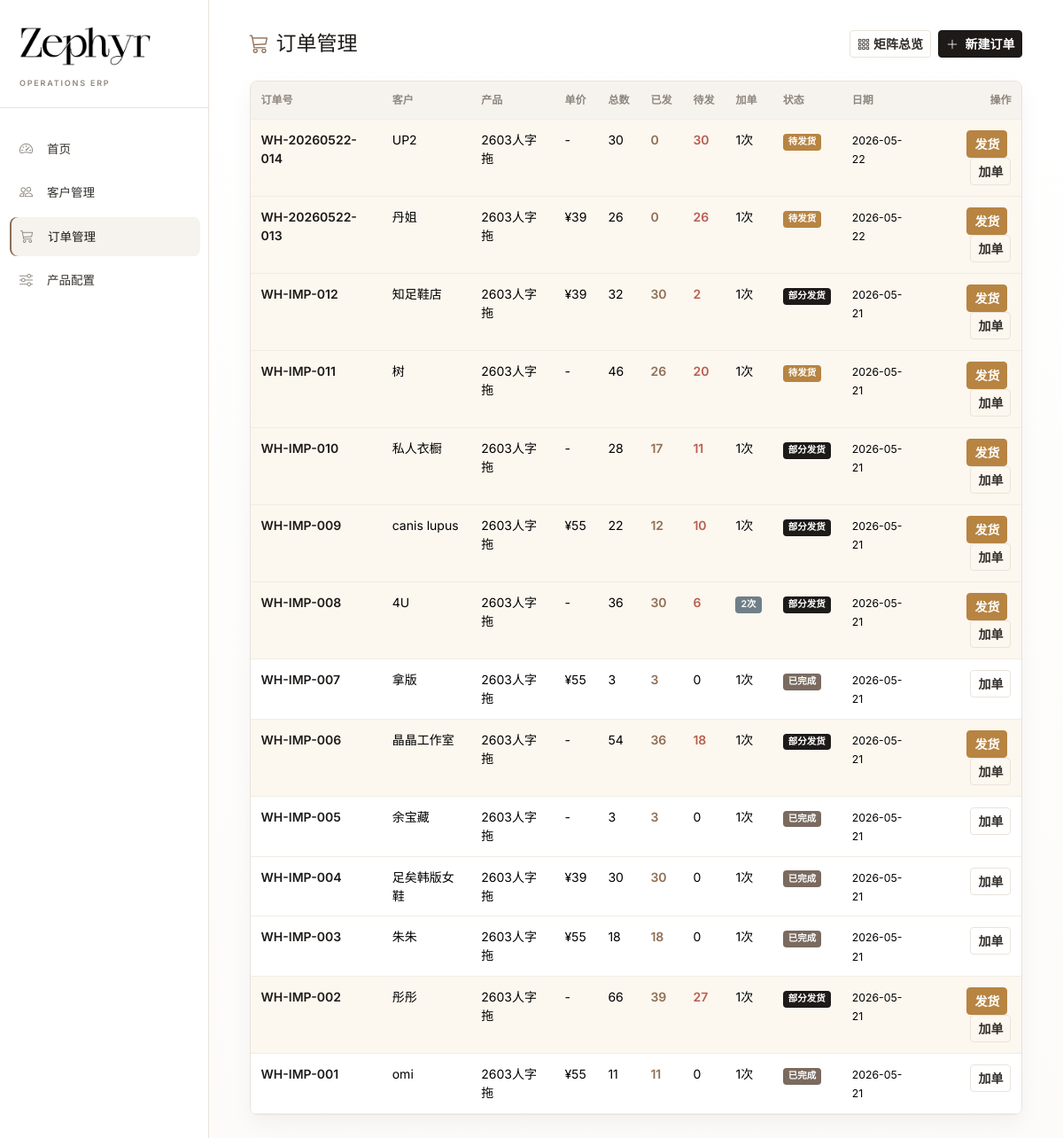
The page /orders on the database as committed earlier.
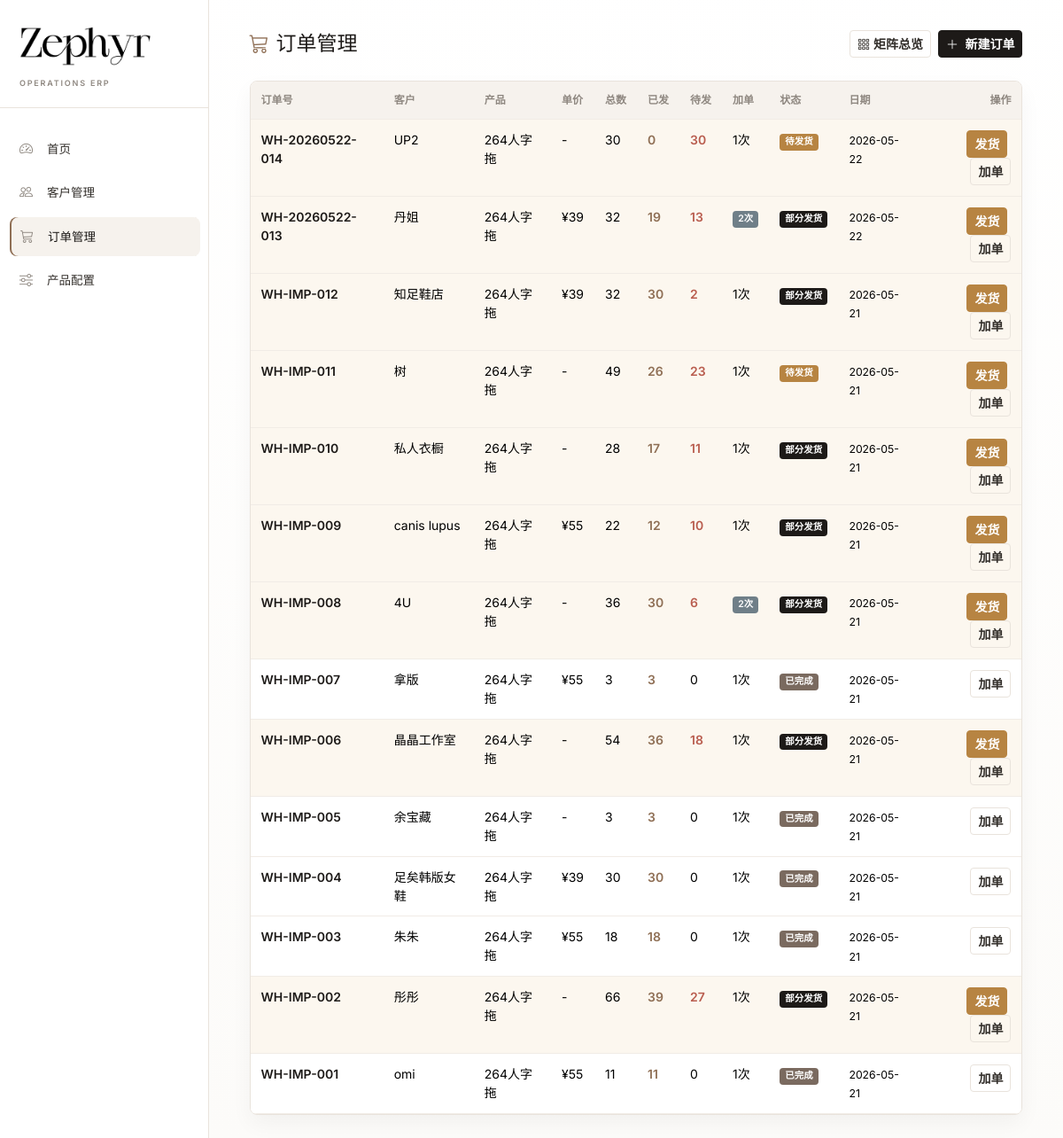
The same page on the database as committed later.
### models.py (models this page shows, shortened)
class Order(db.Model):
    __tablename__ = 'orders'
    id = db.Column(db.Integer, primary_key=True)
    customer_id = db.Column(db.Integer, db.ForeignKey('customers.id'), nullable=False)
    product_id = db.Column(db.Integer, db.ForeignKey('products.id'), nullable=False)
    order_number = db.Column(db.String(50), unique=True, nullable=False)
    unit_price = db.Column(db.Float, default=0.0)
    total_qty = db.Column(db.Integer, default=0)
    total_shipped = db.Column(db.Integer, default=0)
    status = db.Column(db.String(20), default='pending')  # pending / partial / completed
    notes = db.Column(db.Text, default='')
    created_at = db.Column(db.DateTime, default=datetime.utcnow)
    updated_at = db.Column(db.DateTime, default=datetime.utcnow, onupdate=datetime.utcnow)
    lines = db.relationship('OrderLine', backref='order', lazy='dynamic',
                            cascade='all, delete-orphan')
    shipments = db.relationship('Shipment', backref='order', lazy='dynamic',
                                cascade='all, delete-orphan')
    @property
    def total_pending(self):
        return self.total_qty - self.total_shipped
    @property
    def batch_count(self):
        batches = set(line.batch for line in self.lines.all())
        return len(batches)

class Product(db.Model):
    __tablename__ = 'products'
    id = db.Column(db.Integer, primary_key=True)
    name = db.Column(db.String(100), unique=True, nullable=False)  # 如: 2603人字拖
    image = db.Column(db.String(255), default='')
    is_active = db.Column(db.Boolean, default=True)
    created_at = db.Column(db.DateTime, default=datetime.utcnow)
    colors = db.relationship('ProductColor', backref='product', lazy='dynamic',
                             cascade='all, delete-orphan')
    sizes = db.relationship('ProductSize', backref='product', lazy='dynamic',
                            cascade='all, delete-orphan')
    orders = db.relationship('Order', backref='product', lazy='dynamic')

class Customer(db.Model):
    __tablename__ = 'customers'
    id = db.Column(db.Integer, primary_key=True)
    name = db.Column(db.String(100), unique=True, nullable=False)
    unit_price = db.Column(db.Float, default=0.0)
    notes = db.Column(db.Text, default='')
    created_at = db.Column(db.DateTime, default=datetime.utcnow)
    orders = db.relationship('Order', backref='customer', lazy='dynamic')

class OrderLine(db.Model):
    __tablename__ = 'order_lines'
    id = db.Column(db.Integer, primary_key=True)
    order_id = db.Column(db.Integer, db.ForeignKey('orders.id'), nullable=False)
    batch = db.Column(db.Integer, default=1)  # 批次号：1=首批,2=第一次加单...
    color = db.Column(db.String(50), nullable=False)
    size = db.Column(db.String(10), nullable=False)
    qty = db.Column(db.Integer, default=0)  # 本批次订购数量
    shipped_qty = db.Column(db.Integer, default=0)  # 累计已发
    created_at = db.Column(db.DateTime, default=datetime.utcnow)
    @property
    def pending_qty(self):
        return self.qty - self.shipped_qty

### app.py (the view)
@app.route('/orders')
def order_list():
    orders = Order.query.order_by(Order.created_at.desc()).all()
    product = Product.query.filter_by(is_active=True).first()
    colors = []
    sizes = []
    shipped_matrix = {}
    pending_matrix = {}
    order_matrix = {}
    if product:
        colors = product.colors.order_by(ProductColor.sort_order).all()
        sizes = product.sizes.order_by(ProductSize.sort_order).all()
    for o in orders:
        for line in o.lines.all():
            cs = shipped_matrix.setdefault(line.color, {})
            cs[line.size] = cs.get(line.size, 0) + line.shipped_qty
            cp = pending_matrix.setdefault(line.color, {})
            cp[line.size] = cp.get(line.size, 0) + line.pending_qty
            co = order_matrix.setdefault(line.color, {})
            co[line.size] = co.get(line.size, 0) + line.qty
    total_shipped = sum(sum(v.values()) for v in shipped_matrix.values())
    total_pending = sum(sum(v.values()) for v in pending_matrix.values())
    total_qty = sum(sum(v.values()) for v in order_matrix.values())
    return render_template('orders.html', orders=orders,
                           colors=colors, sizes=sizes,
                           shipped_matrix=shipped_matrix,
                           pending_matrix=pending_matrix,
                           order_matrix=order_matrix,
                           total_shipped=total_shipped,
                           total_pending=total_pending,
                           total_qty=total_qty)

### templates/orders.html (shortened to what this page needs)
{% extends "base.html" %}
{% block content %}
<div class="d-flex justify-content-between align-items-center mb-3">
    <h4 class="mb-0"><i class="bi bi-cart3 me-2"></i>订单管理</h4>
    <div>
        <button class="btn btn-sm btn-outline-secondary me-1" type="button" data-bs-toggle="collapse" data-bs-target="#ordersMatrix">
            <i class="bi bi-grid-3x3-gap me-1"></i>矩阵总览
        </button>
        <a href="{{ url_for('order_add') }}" class="btn btn-primary btn-sm">
            <i class="bi bi-plus-lg me-1"></i> 新建订单
        </a>
    </div>
</div>
<div class="card">
    <div class="card-body p-0">
        {% if orders %}
        <div class="table-responsive">
            <table class="table table-hover mb-0">
                <thead class="table-light">
                    <tr>
                        <th>订单号</th>
                        <th>客户</th>
                        <th>产品</th>
                        <th>单价</th>
                        <th>总数</th>
                        <th>已发</th>
                        <th>待发</th>
                        <th>加单</th>
                        <th>状态</th>
                        <th>日期</th>
                        <th class="text-end">操作</th>
                    </tr>
                </thead>
                <tbody>
                    {% for o in orders %}
                    <tr class="{{ 'table-warning' if o.total_pending > 0 else '' }}">
                        <td>
                            <a href="{{ url_for('order_detail', order_id=o.id) }}" class="text-decoration-none fw-bold">
                                {{ o.order_number }}
                            </a>
                        </td>
                        <td>{{ o.customer.name }}</td>
                        <td>{{ o.product.name }}</td>
                        <td>{% if o.unit_price %}¥{{ "%.0f"|format(o.unit_price) }}{% else %}-{% endif %}</td>
                        <td>{{ o.total_qty }}</td>
                        <td class="text-success fw-bold">{{ o.total_shipped }}</td>
                        <td class="{{ 'text-danger fw-bold' if o.total_pending > 0 else '' }}">
                            {{ o.total_pending }}
                        </td>
                        <td>
                            {% if o.batch_count > 1 %}
                            <span class="badge bg-info">{{ o.batch_count }}次</span>
                            {% else %}1次{% endif %}
                        </td>
                        <td>
                            {% if o.status == 'completed' %}
                            <span class="badge badge-completed">已完成</span>
                            {% elif o.status == 'partial' %}
                            <span class="badge badge-partial">部分发货</span>
                            {% else %}
                            <span class="badge badge-pending">待发货</span>
                            {% endif %}
                        </td>
                        <td><small>{{ o.created_at.strftime('%Y-%m-%d') }}</small></td>
                        <td class="text-end">
                            {% if o.total_pending > 0 %}
                            <a href="{{ url_for('order_ship', order_id=o.id) }}" class="btn btn-sm btn-warning me-1">发货</a>
                            {% endif %}
                            <a href="{{ url_for('order_add_batch', order_id=o.id) }}" class="btn btn-sm btn-outline-info">加单</a>
                        </td>
                    </tr>
                    {% endfor %}
                </tbody>
            </table>
        </div>
        {% else %}
        <div class="text-center py-5 text-muted">
            <i class="bi bi-cart3 fs-1"></i>
            <p class="mt-2">暂无订单，<a href="{{ url_for('order_add') }}">创建第一个订单</a></p>
        </div>
        {% endif %}
    </div>
</div>
{% endblock %}

Rows that differ between the two databases and show on the page:
changed through a linked row, Order "WH-20260522-014": product.name "2603人字拖" → "264人字拖"
changed Order "WH-20260522-013": product.name "2603人字拖" → "264人字拖"; total_qty "26" → "32"; total_shipped "0" → "19"; total_pending "26" → "13"; batch_count (not shown) → "2"; total_qty "1次" → "次"; status "待发货" → "部分发货"
changed through a linked row, Order "WH-IMP-012": product.name "2603人字拖" → "264人字拖"
changed Order "WH-IMP-011": product.name "2603人字拖" → "264人字拖"; total_qty "46" → "49"; total_pending "20" → "23"
changed through a linked row, Order "WH-IMP-010": product.name "2603人字拖" → "264人字拖"
changed through a linked row, Order "WH-IMP-009": product.name "2603人字拖" → "264人字拖"
changed through a linked row, Order "WH-IMP-008": product.name "2603人字拖" → "264人字拖"
changed through a linked row, Order "WH-IMP-007": product.name "2603人字拖" → "264人字拖"
changed through a linked row, Order "WH-IMP-006": product.name "2603人字拖" → "264人字拖"
changed through a linked row, Order "WH-IMP-005": product.name "2603人字拖" → "264人字拖"
changed through a linked row, Order "WH-IMP-004": product.name "2603人字拖" → "264人字拖"
changed through a linked row, Order "WH-IMP-003": product.name "2603人字拖" → "264人字拖"
changed through a linked row, Order "WH-IMP-002": product.name "2603人字拖" → "264人字拖"
changed through a linked row, Order "WH-IMP-001": product.name "2603人字拖" → "264人字拖"
